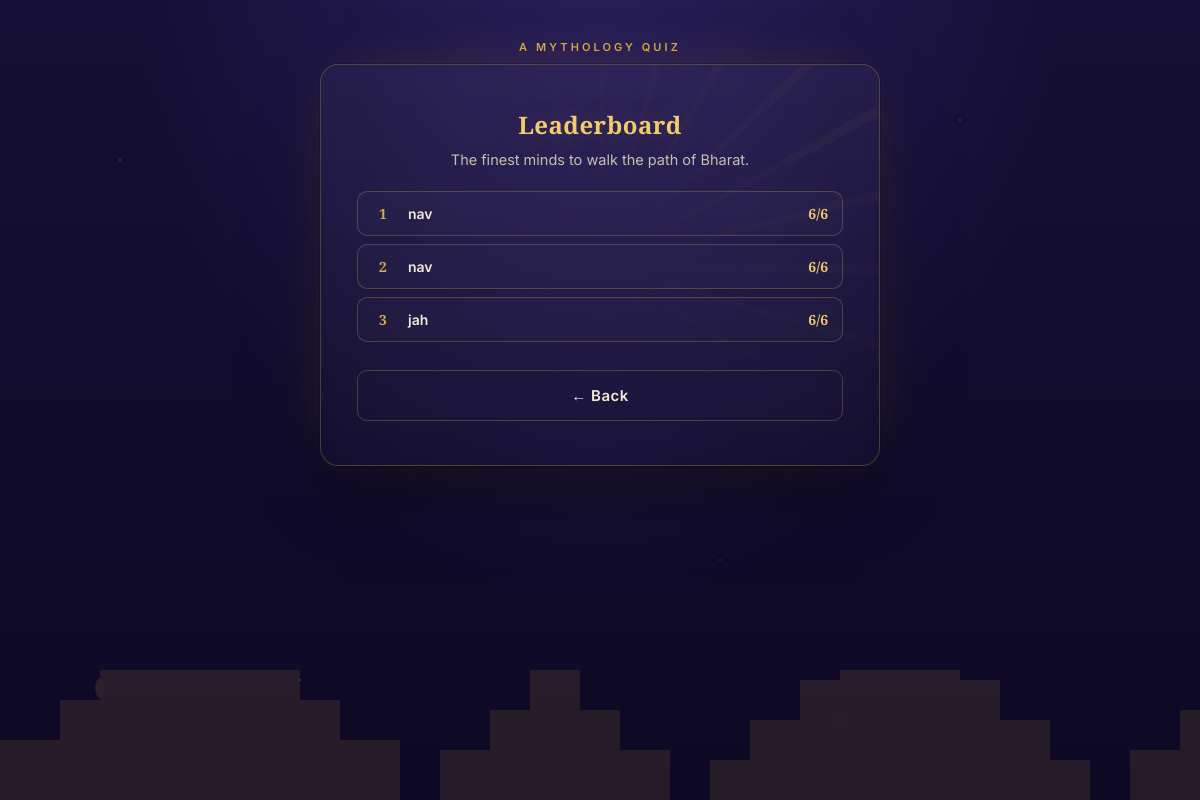
The app's page /leaderboard, older data.
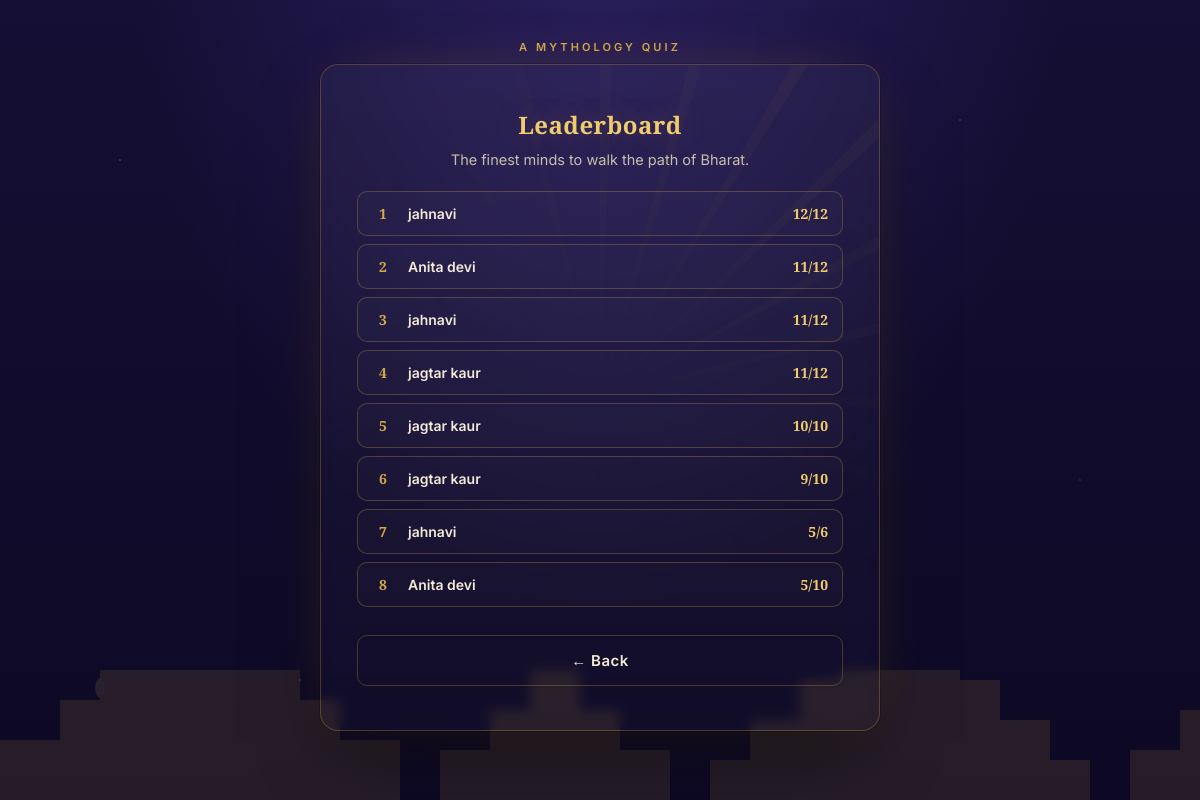
The same page, newer data.
### tables this page shows
CREATE TABLE attempts (
            id INTEGER PRIMARY KEY AUTOINCREMENT,
            user_id INTEGER,
            username TEXT NOT NULL,
            score INTEGER NOT NULL,
            total INTEGER NOT NULL,
            created_at TEXT DEFAULT CURRENT_TIMESTAMP,
            FOREIGN KEY (user_id) REFERENCES users (id)
        );

### app.py (the view)
@app.route("/leaderboard")
def leaderboard():
    conn = get_db()
    rows = conn.execute(
        "SELECT username, score, total, created_at FROM attempts "
        "ORDER BY score DESC, created_at ASC LIMIT 10"
    ).fetchall()
    conn.close()
    return render_template("leaderboard.html", rows=rows)

### app.py (called while the page is built)
def current_lang():
    return session.get("lang", "en")

@app.context_processor
def inject_translations():
    lang = current_lang()
    return {
        "t": lambda key: t(key, lang),
        "tc": lambda category: translate_category(category, lang),
        "td": lambda difficulty: translate_difficulty(difficulty, lang),
        "cs": category_slug,
        "lang": lang,
    }

### database.py (called while the page is built)
def get_db():
    conn = sqlite3.connect(DATABASE)
    conn.row_factory = sqlite3.Row
    conn.execute("PRAGMA foreign_keys = ON")
    return conn

### templates/leaderboard.html (shortened to what this page needs)
{% extends "base.html" %}
{% block content %}
<h1 style="font-size:24px;">Leaderboard</h1>
<p class="subtitle" style="margin-bottom:20px;">The finest minds to walk the path of Bharat.</p>
{% if rows %}
  {% for r in rows %}
  <div class="lb-row">
    <div class="lb-rank">{{ loop.index }}</div>
    <div class="lb-name">{{ r['username'] }}</div>
    <div class="lb-score">{{ r['score'] }}/{{ r['total'] }}</div>
  </div>
  {% endfor %}
{% else %}
  <div class="lb-empty">No scores yet — be the first to play.</div>
{% endif %}
<a href="{{ url_for('home') }}"><button class="btn btn-secondary" style="margin-top:20px;">← Back</button></a>
{% endblock %}

### templates/base.html (shortened to what this page needs)
<!DOCTYPE html>
<html lang="en">
<head>
<link rel="stylesheet" href="{{ url_for('static', filename='css/style.css') }}">
</head>
<body>
 <div class="temple-skyline" aria-hidden="true">
</div>
<div class="page">
  <div class="eyebrow">A Mythology Quiz</div>
  <div class="card">
    {% block content %}{% endblock %}
  </div>
</div>
</body>
</html>

### static/css/style.css (style rules this page uses)
:root { --night: #150F35; --night-deep: #0D0924; --gold: #D4A947; --gold-bright: #F0CC6E; --vermillion: #E1543D; --leaf: #7FA65C; --ivory: #F3EAD8; --ivory-dim: #C8BFAE; --card-line: rgba(212,169,71,0.28); }
* { box-sizing:border-box; margin:0; padding:0; }
html,body { height:100%; }
body { min-height:100vh; font-family:'Inter', 'Noto Sans Devanagari', sans-serif; color:var(--ivory); background: radial-gradient(1px 1px at 10% 20%, rgba(255,255,255,0.5) 0, transparent 100%), radial-gradient(1px 1px at 80% 15%, rgba(255,255,255,0.4) 0, transparent 100%), radial-gradient(1px 1px at 60% 70%, rgba(255,255,255,0.35) 0, transparent 100%), radial-gradient(1px 1px at 25% 85%, rgba(255,255,255,0.4) 0, transparent 100%), radial-gradient(1px 1px at 90% 60%, rgba(255,255,255,0.3) 0, transparent 100%), radial-gradient(1px 1px at 45% 40%, rgba(255,255,255,0.4) 0, transparent 100%), radial-gradient(1px 1px at 70% 90%, rgba(255,255,255,0.3) 0, transparent 100%), radial-gradient(ellipse at 50% -10%, #2A1F5C 0%, transparent 55%), linear-gradient(180deg, var(--night) 0%, var(--night-deep) 100%); display:flex; align-items:flex-start; justify-content:center; padding:40px 16px; }
.page { width:100%; max-width:560px; }
.eyebrow { font-family:'Inter'; font-size:11px; font-weight:600; letter-spacing:0.28em; text-transform:uppercase; color:var(--gold); text-align:center; margin-bottom:10px; }
.card { background:linear-gradient(180deg, rgba(255,255,255,0.04), rgba(255,255,255,0.015)); border:1px solid var(--card-line); border-radius:18px; padding:44px 36px; backdrop-filter:blur(6px); box-shadow:0 0 0 1px rgba(0,0,0,0.2), 0 30px 70px -20px rgba(0,0,0,0.6), 0 0 60px -25px rgba(212,169,71,0.35); position:relative; overflow:hidden; }
.card::before { content:""; position:absolute; inset:0; background:repeating-conic-gradient(from 0deg, rgba(212,169,71,0.05) 0deg 2deg, transparent 2deg 15deg); -webkit-mask:radial-gradient(circle at 100% 0%, black, transparent 60%); mask:radial-gradient(circle at 100% 0%, black, transparent 60%); pointer-events:none; }
h1 { font-family:'Cinzel Decorative', serif; font-size:30px; text-align:center; color:var(--gold-bright); letter-spacing:0.02em; line-height:1.3; margin-bottom:8px; text-shadow:0 0 30px rgba(240,204,110,0.25); }
.subtitle { text-align:center; color:var(--ivory-dim); font-size:14.5px; line-height:1.6; margin-bottom:32px; font-weight:400; }
.btn { width:100%; padding:15px 20px; margin-top:22px; font-family:'Inter'; font-size:15px; font-weight:600; letter-spacing:0.03em; border-radius:10px; border:none; cursor:pointer; transition:transform 0.15s ease, box-shadow 0.15s ease, filter 0.15s ease; }
.btn-secondary { background:transparent; color:var(--ivory); border:1px solid var(--card-line); }
.lb-row { display:flex; align-items:center; gap:14px; padding:12px 14px; border:1px solid var(--card-line); border-radius:10px; margin-bottom:8px; background:rgba(255,255,255,0.02); }
.lb-rank { font-family:'Cinzel'; font-weight:700; font-size:14px; color:var(--gold); width:22px; text-align:center; flex-shrink:0; }
.lb-name { flex:1; font-size:14px; font-weight:600; }
.lb-score { font-family:'Cinzel'; font-weight:600; color:var(--gold-bright); font-size:14px; }
.temple-skyline { position:fixed; left:0; right:0; bottom:0; height:min(18vh, 130px); color:var(--gold); opacity:0.12; pointer-events:none; z-index:-1; }
.temple-skyline svg { width:100%; height:100%; display:block; }

Row changes from the older to the newer data that the page shows:
removed attempts: username "jah", score "6", total "6"
added attempts: username "jahnavi", score "12", total "12"
added attempts: username "Anita devi", score "11", total "12"
added attempts: username "jahnavi", score "11", total "12"
added attempts: username "jagtar kaur", score "11", total "12"
added attempts: username "jagtar kaur", score "10", total "10"
added attempts: username "jagtar kaur", score "9", total "10"
changed attempts (number 7 of 8 on the later page): username "nav" → "jahnavi"; score "6" → "5"
changed attempts (number 8 of 8 on the later page): username "nav" → "Anita devi"; score "6" → "5"; total "6" → "10"
